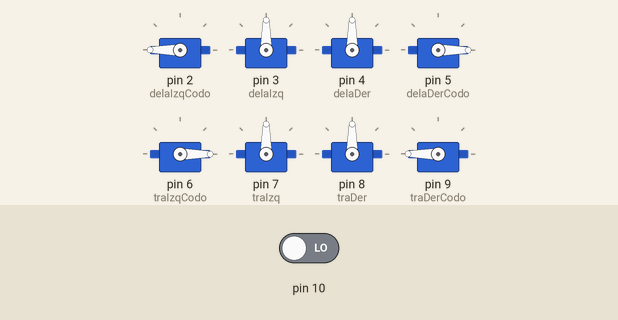
The sketch below on a simulated Arduino Uno, built with avr-gcc and run on an emulated ATmega328P. Shown: 8 × servo. Inputs (shaded band) come from the test bench; at power-on: pin 10 LOW.

Above: at 1.2 s.
1.3 s: pin 10 driven HIGH
At 4.47 s:
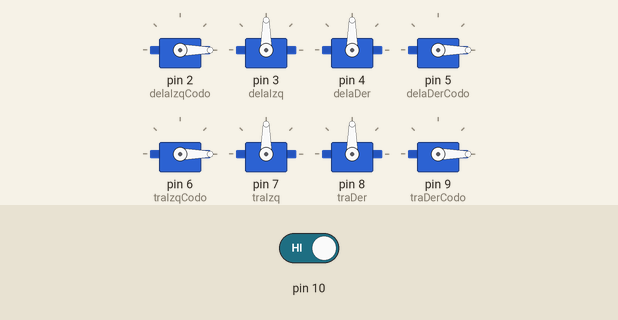
At 13.0 s:
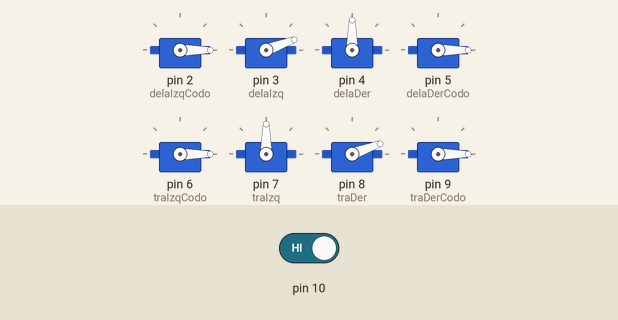
Timing chart, 0 to 21.5 s (numbered marks = the images above; inputs shaded):
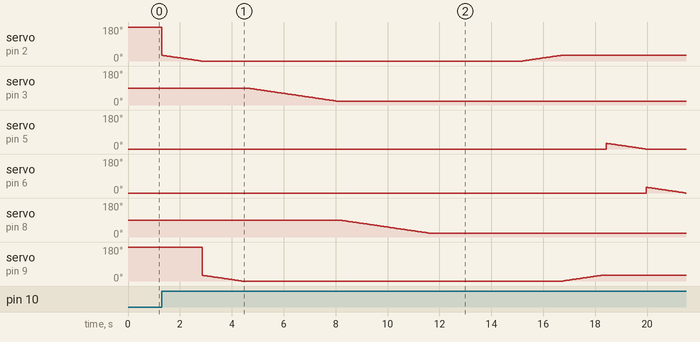

The sketch:

rotar_Izq.ino
```cpp
#include <Servo.h>

//# de patas en sentido horario
//1 grado horizontal, 1_2 grado vertical

Servo delaIzq;
Servo delaIzqCodo;
Servo delaDer;
Servo delaDerCodo;

Servo traDer;
Servo traDerCodo;
Servo traIzq;
Servo traIzqCodo;
int swich = 1 ;
int i = 0;

struct servo  {
  int AngIn;
  int AngFin;
  int Velocidad;
  int n_pata;
} servo1, servo2;

void setup() {
  //declaración
  Serial.begin(9600);
  pinMode(10, INPUT);
  delaIzqCodo.attach(2);
  delaIzq.attach(3);
  delaDer.attach(4);
  delaDerCodo.attach(5);
  traIzqCodo.attach(6);
  traIzq.attach(7);
  traDer.attach(8);
  traDerCodo.attach(9);
  //inicializacion
  delaIzqCodo.write(180);   // 0 abajo
  delaIzq.write(90);        //90 AL MEDIO
  delaDer.write(90);        //90 AL MEDIO
  delaDerCodo.write(0);     //0 abajo
  traIzqCodo.write(0);      //0 abajo
  traIzq.write(90);         //0 AL MEDIO
  traDer.write(90);         //180 AL MEDIO
  traDerCodo.write(180);    //180 abajo

}

//x=angulo inicial y= angulo final z=numero de la pata  w=delay
void pataPos(int x, int y, int z, int w) {
  for (i = x; i <= y; i++)  //patas 4 y 5 arriba
  {
    switch (z) {
      case 1 :
        delaIzqCodo.write(i);
        break;
      case 2 :
        delaIzq.write(i);
        break;
      case 3 :
        delaDer.write(i);
        break;
      case 4 :
        delaDerCodo.write(i);
        break;
      case 5 :
        traIzqCodo.write(i);
        break;
      case 6 :
        traIzq.write(i);
        break;
      case 7 :
        traDer.write(i);
        break;
      case 8 :
        traDerCodo.write(i);
        break;
    }
    delay(w);
  }
}
void pataNeg(int x, int y, int z, int w) {

  for (i = x; i >= y; i--)  //patas 4 y 5 arriba
  {
    switch (z) {
      case 1 :
        delaIzqCodo.write(i);
        break;
      case 2 :
        delaIzq.write(i);
        break;
      case 3 :
        delaDer.write(i);
        break;
      case 4 :
        delaDerCodo.write(i);
        break;
      case 5 :
        traIzqCodo.write(i);
        break;
      case 6 :
        traIzq.write(i);
        break;
      case 7 :
        traDer.write(i);
        break;
      case 8 :
        traDerCodo.write(i);
        break;
    }
    delay(w);
  }
}

void rotDer() {
  //levanta las patas 1 y 8
  pataNeg(30, 0, 1, 50);
  pataNeg(30, 0, 8, 50);
  delay(150);

  //adelanta los hombros 2 y 7
  pataNeg(90, 20, 2, 50);
  pataNeg(90, 20, 7, 50);
  delay(3500);

  //Baja las patas 1 y 8
  pataPos(0, 30, 1, 50);
  pataPos(0, 30, 8, 50);
  delay(150);

  //levanta las patas 4 y 5
  pataNeg(30, 0, 4, 50);
  pataNeg(30, 0, 5, 50);
  delay(150);

  //atrasa los hombros 2 y 7
  pataPos(20, 90, 2, 50);
  pataPos(20, 90, 7, 50);
  delay(3500);

  //adelanta los hombros 3 y 6
  pataNeg(160, 90, 3, 50);
  pataNeg(160, 90, 6, 50);
  delay(3500);

  //baja las patas 4 y 5
  pataPos(0, 30, 4, 50);
  pataPos(0, 30, 5, 50);
  delay(150);

  //atrasa los hombros 3 y 6
  pataPos(90, 160, 3, 50);
  pataPos(90, 160, 6, 50);
  delay(3500);
}


void loop() {
  swich = digitalRead(10);
  if (swich == HIGH) {

    rotDer();

  }
}
```

Measured:
- after the input at 1.3 s, servo on pin 3 (delaIzq): moves from 90° to 20° over 3.5 s, starting after 3.3 s; servo on pin 8 (traDer): moves from 90° to 20° over 3.5 s, starting after 6.9 s
